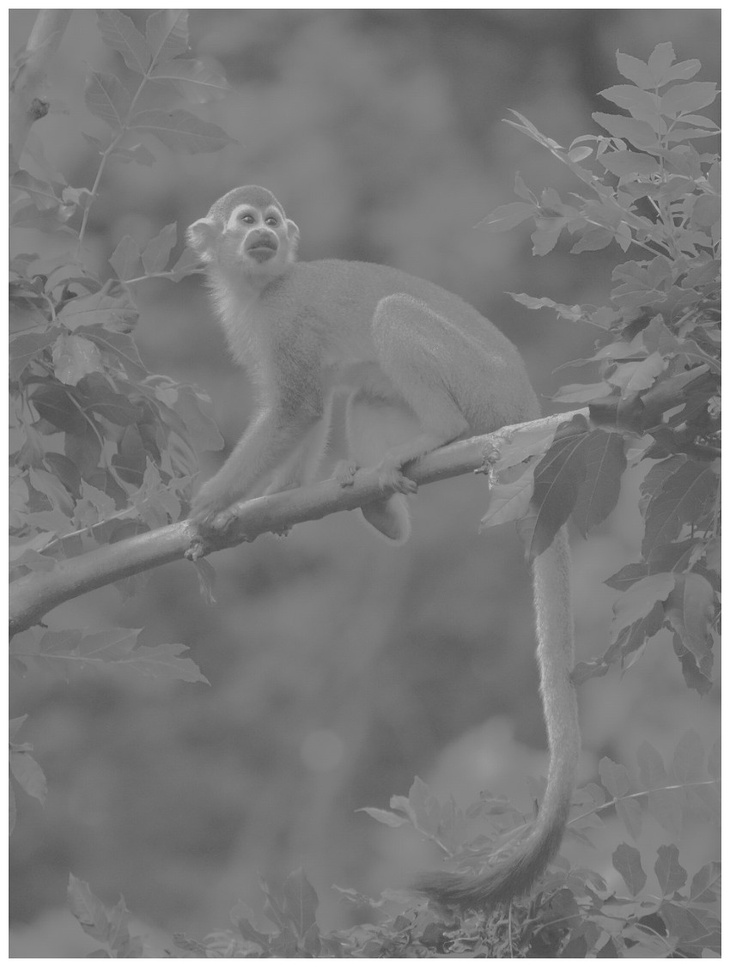
#> input picture Applied Statistics & Probability For IT/image1.jpg, 730 x 967 px, shrunk from 850 x 1126 before the run
$ python 52200226_Part2.py
#> lines starting #> are read from the running program, lines starting #| are printed output that depends on the picture
"""
Source code of Part 1
Illustrate program for Histogram equalization algorithm in image processing
"""

# Import numpy module for working with array
import numpy as np

# Import matplotlib module for plotting histogram and show image
import matplotlib.pyplot as plt

# Import openCV library for loading image
import cv2

"""
Variables declared below are global variable
"""

# Flag 0 means reading image in greyscale format
original_image = cv2.imread('image1.jpg', 0) # Return a numpy array
#> original_image is the input picture: shape (967, 730); min 55, max 255, mean 124.1

# Attribute shape for numpy array to achieve the dimensions in (x, y) format
dimensions = original_image.shape
#> dimensions = (967, 730)

# Retrieve x value of dimensions (x, y) as number of rows
rows = dimensions[0]
#> rows = 967

# Retrieve y value of dimensions (x, y) as number of columns
columns = dimensions[1]
#> columns = 730

"""
User-defined functions below is supported for
processing Histogram equalization algorithm
"""

# Function to count the occurences of each pixel value
def countOccurences (image):
    # Array contains 256 int values, default of each is 0
    frequency = np.zeros(256, dtype = int)

    # Loop through each pixel values to count frequency
    for i in range (rows):
        for j in range (columns):
            frequency[image[i, j]] += 1
    return frequency

# Function to calculate PMF
def calculatePMF (frequency):
    # Find the total pixel value of image
    sum = np.sum (frequency)

    # Create float numpy array to store PMF
    pmf = np.zeros(256, dtype = float)

    # Compute PMF by dividing each frequency by sum
    pmf = [ele / sum for ele in frequency]
    return pmf

# Function to calculate CDF
def calculateCDF (pmf):
    # Array contains 256 float values, default of each is 0
    cdf = np.zeros(256, dtype = float)

    # Compute CDF by sum of its pmf value and left adjacent cdf value
    cdf[0] = pmf[0]
    for i in range (1, len(pmf)):
        cdf[i] = pmf[i] + cdf[i - 1]
    return cdf

# Function to find new greyscale value before mapping
def calculate_grayscale_eq(cdf_array):
    greyscale_eq = [np.round(ele * 255) for ele in cdf_array]
    return greyscale_eq

# Function to map new greyscale values into image
def mapping(new_greyscale):
    # Copy all values of original image before processing
    processed_image = original_image.copy()

    # Loop through image array to map new greyscale value into it
    for i in range (rows):
        for j in range(columns):
            processed_image[i, j] = new_greyscale[processed_image[i, j]]
    return processed_image

"""
Main function starts from here
"""

# Call function to find PMF, CDF of input image
frequency = countOccurences(original_image)
#> frequency = 256 values, max 21409 at index 255, min 0 at index 0, mean 2757.5
pmf = calculatePMF(frequency)
#> in calculatePMF, `sum = np.sum (frequency)`: sum = 705910
#> in calculatePMF, `pmf = [ele / sum for ele in frequency]`: pmf = 256 values, max 0.0303 at index 255, min 0 at index 0, mean 0.00391
cdf = calculateCDF(pmf)
#> after the loop in calculateCDF, `for i in range (1, len(pmf)):`: cdf = 256 values from 0 to 1
#> cdf = 256 values from 0 to 1

# Call function to equalization histogram
new_greyscale = calculate_grayscale_eq(cdf)
#> in calculate_grayscale_eq, `greyscale_eq = [np.round(ele * 255) for ele in cdf_array]`: greyscale_eq = 256 values from 0 to 255
#> new_greyscale = 256 values from 0 to 255
processed_image = mapping(new_greyscale)
#> after the loop in mapping, `for i in range (rows):`:
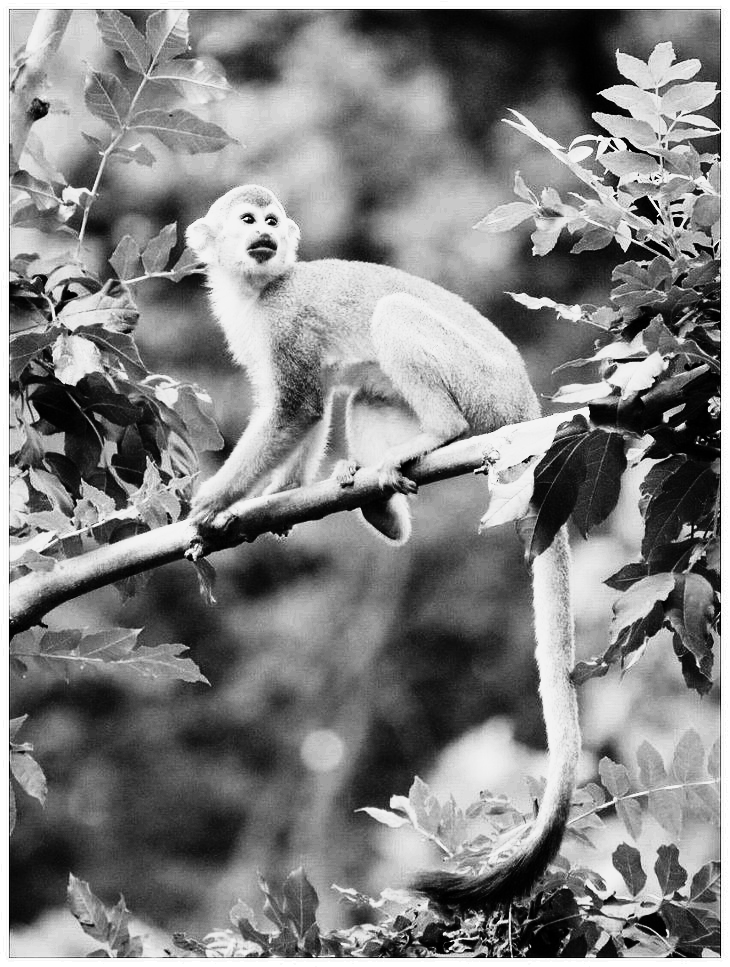
#> processed_image: shape (967, 730); min 0, max 255, mean 130.1

# New PMF after processing
new_frequency = countOccurences(processed_image)
#> new_frequency = 256 values, max 21409 at index 255, min 0 at index 11, mean 2757.5

"""
Statements below are used for plotting
image and histogram after processing for more imaginable
"""
plt.figure(figsize = (12, 6))

plt.subplot(2, 2, 1)
plt.title('Original image')
plt.imshow(original_image, cmap = 'gray')
plt.axis('off')


plt.subplot(2, 2, 2)
plt.title('Processed image')
plt.imshow(processed_image, cmap = 'gray')
plt.axis('off')


plt.subplot(2, 2, 3)
plt.title('Histogram of original one')
plt.xlabel('Grayscale value')
plt.ylabel('Frequency')
plt.plot(range(256), frequency)


plt.subplot(2, 2, 4)
plt.title('Histogram of processed one')
plt.xlabel('Grayscale value')
plt.ylabel('Frequency')
plt.plot(range(256), new_frequency)

plt.show()
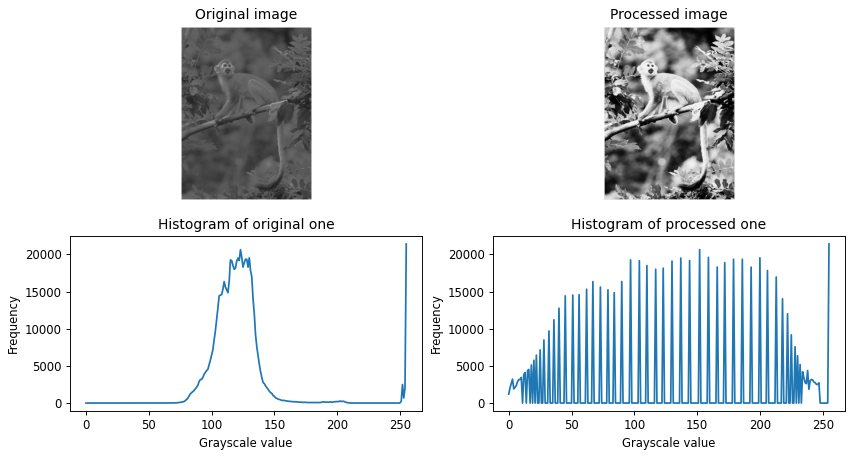
#> figure drawn by matplotlib, 4 panels; panel 3: curve peaks at x = 255, y = 21409; panel 4: curve peaks at x = 255, y = 21409

$ run again, with Applied Statistics & Probability For IT/image2.jpg copied over Applied Statistics & Probability For IT/image1.jpg
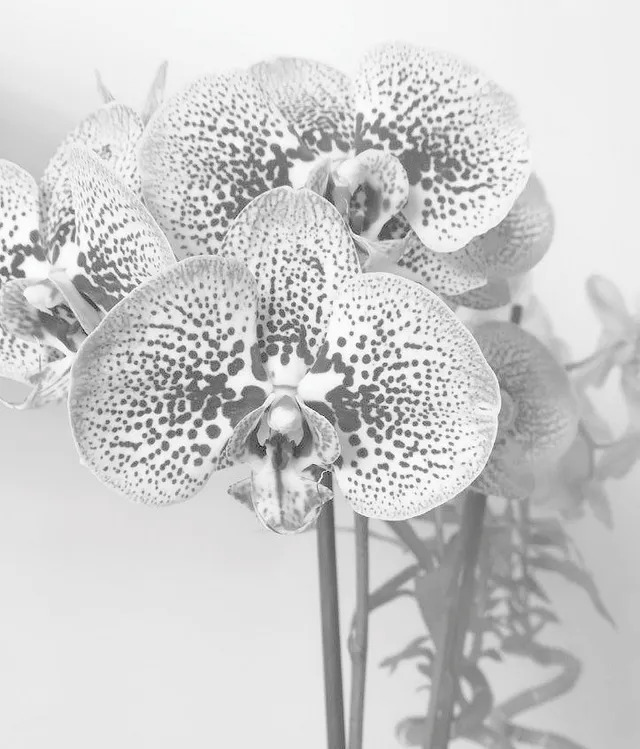
#> input picture Applied Statistics & Probability For IT/image2.jpg, 640 x 749 px
#> `frequency = countOccurences(original_image)`: frequency = 256 values, max 31794 at index 232, min 0 at index 0, mean 1872.5
#> sum = 479360
#> in calculatePMF, `pmf = [ele / sum for ele in frequency]`: pmf = 256 values, max 0.0663 at index 232, min 0 at index 0, mean 0.00391
#> after the loop in calculateCDF, `for i in range (1, len(pmf)):`: cdf = 256 values from 0 to 1
#> greyscale_eq = 256 values from 0 to 255
#> after the loop in mapping, `for i in range (rows):`:
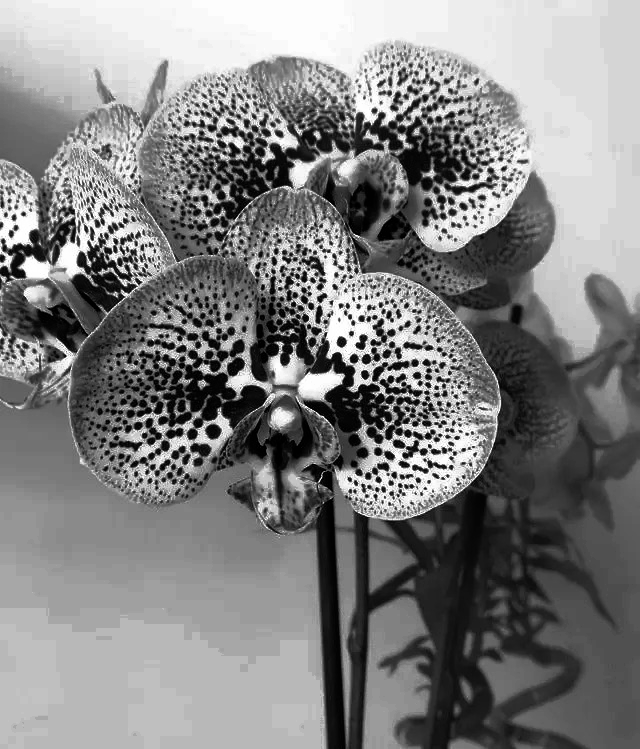
#> processed_image: shape (749, 640); min 0, max 255, mean 129.5
#> new_frequency = 256 values, max 31794 at index 184, min 0 at index 37, mean 1872.5
#> `plt.show()`:
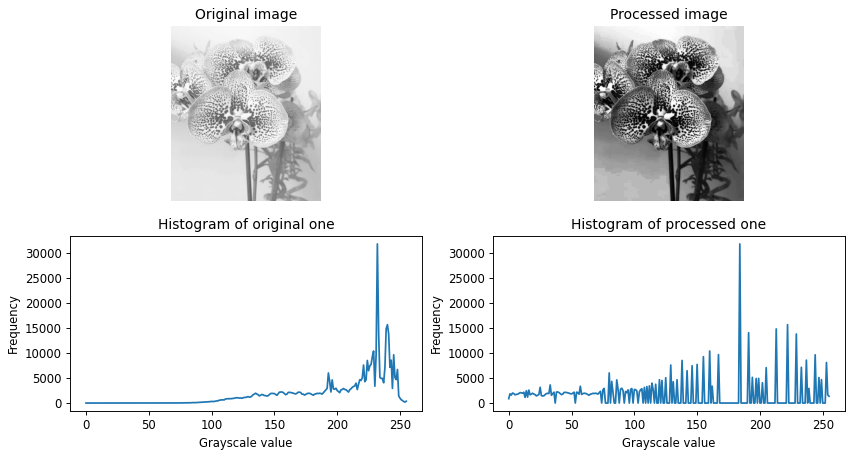
#> figure drawn by matplotlib, 4 panels; panel 3: curve peaks at x = 232, y = 31794; panel 4: curve peaks at x = 184, y = 31794

$ run again, with Applied Statistics & Probability For IT/image3.jpg copied over Applied Statistics & Probability For IT/image1.jpg
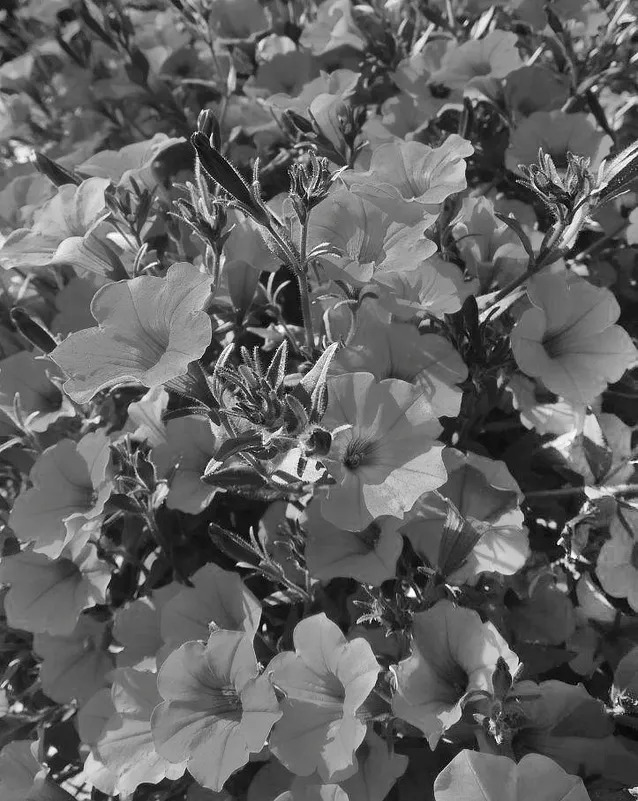
#> input picture Applied Statistics & Probability For IT/image3.jpg, 638 x 801 px
#> `frequency = countOccurences(original_image)`: frequency = 256 values, max 5756 at index 105, min 6 at index 1, mean 1996.2
#> sum = 511038
#> in calculatePMF, `pmf = [ele / sum for ele in frequency]`: pmf = 256 values, max 0.0113 at index 105, min 1.17e-05 at index 1, mean 0.00391
#> after the loop in calculateCDF, `for i in range (1, len(pmf)):`: cdf = 256 values from 7.63e-05 to 1
#> greyscale_eq = 256 values from 0 to 255
#> after the loop in mapping, `for i in range (rows):`:
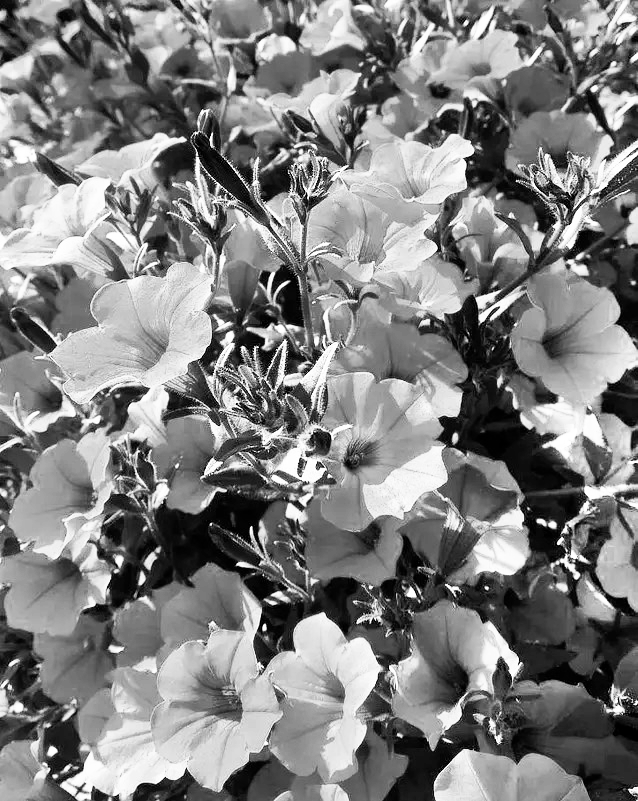
#> processed_image: shape (801, 638); min 0, max 255, mean 128.3
#> new_frequency = 256 values, max 5756 at index 151, min 0 at index 6, mean 1996.2
#> `plt.show()`:
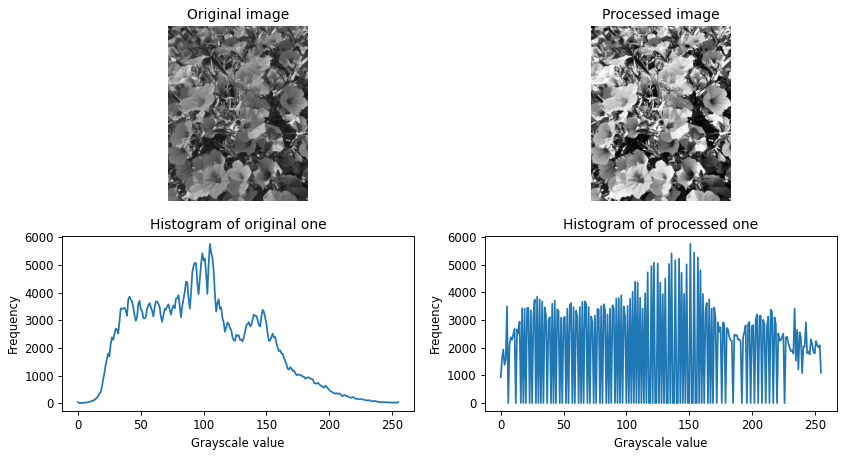
#> figure drawn by matplotlib, 4 panels; panel 3: curve peaks at x = 105, y = 5756; panel 4: curve peaks at x = 151, y = 5756
